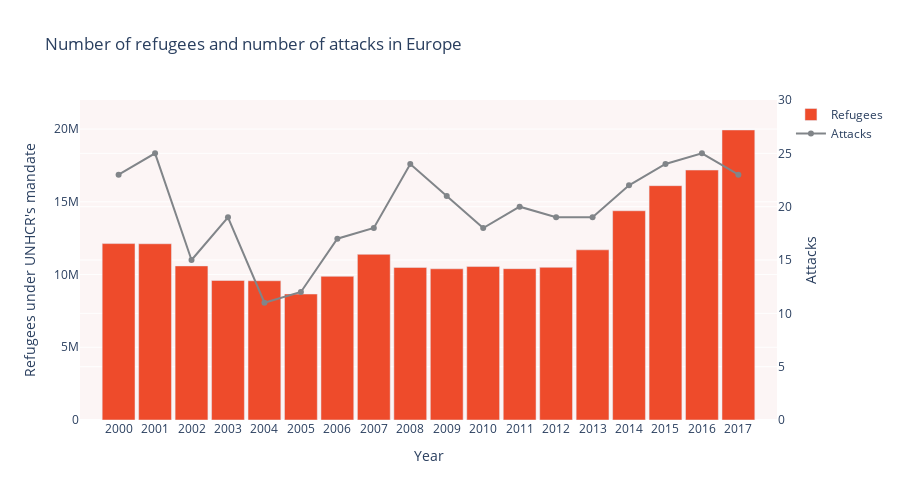

Here is the notebook cell this chart was saved with:
### Markdown cell above
x

### Code cell
import plotly.graph_objs as go
import plotly.express as px
import pandas as pd
import geopandas as gpd
import matplotlib.pyplot as plt

colors = ['rgb(238, 75, 43)', 'rgb(252,245,245)', 'rgb(129, 133, 137)']
fig = go.Figure()

fig.add_trace(go.Bar(
    x=df2['Year'],
    y=df2["Refugees under UNHCR's mandate"],
    marker_color='rgb(238, 75, 43)',
    name="Refugees",
    yaxis='y'  
))

fig.add_trace(go.Scatter(
    x=df3['year'],
    y=df3[('count')],
    marker_color='rgb(129, 133, 137)',
    name="Attacks",
    yaxis='y2'  
))

fig.update_layout(
    title='Number of refugees and number of attacks in Europe',
    xaxis=dict(type='category'),
    yaxis=dict(range=[0, 22000000], title="Refugees under UNHCR's mandate" , side='left'),
    yaxis2=dict(range=[0, 30], title="Attacks", overlaying='y', side='right'),  
    xaxis_title='Year',
    height=500,
    bargap=0.1,
    plot_bgcolor='rgb(252,245,245)',
)

fig.show()

### Figure 1 — Plotly figure (JSON) as saved in the notebook; plotly's stock layout.template omitted (floating-point values rounded to 4 significant figures)
{"data": [{"marker": {"color": "rgb(238, 75, 43)"}, "name": "Refugees", "type": "bar", "x": [2000, 2001, 2002, 2003, 2004, 2005, 2006, 2007, 2008, 2009, 2010, 2011, 2012, 2013, 2014, 2015, 2016, 2017], "y": [12129079, 12116301, 10593526, 9592247, 9572719, 8661293, 9876879, 11390082, 10488915, 10395713, 10548835, 10403937, 10497017, 11698233, 14384289, 16110276, 17184286, 19940566], "yaxis": "y"}, {"marker": {"color": "rgb(129, 133, 137)"}, "name": "Attacks", "type": "scatter", "x": [2000, 2001, 2002, 2003, 2004, 2005, 2006, 2007, 2008, 2009, 2010, 2011, 2012, 2013, 2014, 2015, 2016, 2017], "y": [23, 25, 15, 19, 11, 12, 17, 18, 24, 21, 18, 20, 19, 19, 22, 24, 25, 23], "yaxis": "y2"}], "layout": {"bargap": 0.1, "height": 500, "plot_bgcolor": "rgb(252,245,245)", "title": {"text": "Number of refugees and number of attacks in Europe"}, "xaxis": {"title": {"text": "Year"}, "type": "category"}, "yaxis": {"range": [0, 22000000], "side": "left", "title": {"text": "Refugees under UNHCR's mandate"}}, "yaxis2": {"overlaying": "y", "range": [0, 30], "side": "right", "title": {"text": "Attacks"}}}}
